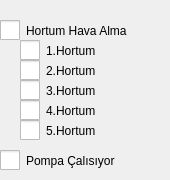
            <widget class="QWidget" name="page_9">
             <widget class="QCheckBox" name="cB_tte_21">
              <property name="geometry">
               <rect>
                <x>0</x>
                <y>150</y>
                <width>161</width>
                <height>21</height>
               </rect>
              </property>
              <property name="styleSheet">
               <string notr="true">
QCheckBox::indicator {
    width:20px;
    height: 20px;
}

  QCheckBox::indicator:checked
  {
image: url(:/images/img/qt3.PNG);
  }
  QCheckBox::indicator:unchecked
  {
image: url(:/images/img/qt4.PNG);
}
QCheckBox{
font: 12pt &quot;Gill Sans MT&quot;;
}
</string>
              </property>
              <property name="text">
               <string>Pompa Çalısıyor</string>
              </property>
              <property name="checked">
               <bool>false</bool>
              </property>
             </widget>
             <widget class="QCheckBox" name="cB_tte_15">
              <property name="geometry">
               <rect>
                <x>0</x>
                <y>20</y>
                <width>161</width>
                <height>21</height>
               </rect>
              </property>
              <property name="styleSheet">
               <string notr="true">
QCheckBox::indicator {
    width:20px;
    height: 20px;
}

  QCheckBox::indicator:checked
  {
image: url(:/images/img/qt3.PNG);
  }
  QCheckBox::indicator:unchecked
  {
image: url(:/images/img/qt4.PNG);
}
QCheckBox{
font: 12pt &quot;Gill Sans MT&quot;;
}
</string>
              </property>
              <property name="text">
               <string>Hortum Hava Alma</string>
              </property>
              <property name="checked">
               <bool>false</bool>
              </property>
             </widget>
             <widget class="QCheckBox" name="cB_tte_19">
              <property name="geometry">
               <rect>
                <x>20</x>
                <y>100</y>
                <width>101</width>
                <height>21</height>
               </rect>
              </property>
              <property name="styleSheet">
               <string notr="true">
QCheckBox::indicator {
    width:20px;
    height: 20px;
}

  QCheckBox::indicator:checked
  {
image: url(:/images/img/qt3.PNG);
  }
  QCheckBox::indicator:unchecked
  {
image: url(:/images/img/qt4.PNG);
}
QCheckBox{
font: 12pt &quot;Gill Sans MT&quot;;
}
</string>
              </property>
              <property name="text">
               <string>4.Hortum</string>
              </property>
              <property name="checked">
               <bool>false</bool>
              </property>
             </widget>
             <widget class="QCheckBox" name="cB_tte_17">
              <property name="geometry">
               <rect>
                <x>20</x>
                <y>60</y>
                <width>101</width>
                <height>21</height>
               </rect>
              </property>
              <property name="styleSheet">
               <string notr="true">
QCheckBox::indicator {
    width:20px;
    height: 20px;
}

  QCheckBox::indicator:checked
  {
image: url(:/images/img/qt3.PNG);
  }
  QCheckBox::indicator:unchecked
  {
image: url(:/images/img/qt4.PNG);
}
QCheckBox{
font: 12pt &quot;Gill Sans MT&quot;;
}
</string>
              </property>
              <property name="text">
               <string>2.Hortum</string>
              </property>
              <property name="checked">
               <bool>false</bool>
              </property>
             </widget>
             <widget class="QCheckBox" name="cB_tte_16">
              <property name="geometry">
               <rect>
                <x>20</x>
                <y>40</y>
                <width>101</width>
                <height>21</height>
               </rect>
              </property>
              <property name="styleSheet">
               <string notr="true">
QCheckBox::indicator {
    width:20px;
    height: 20px;
}

  QCheckBox::indicator:checked
  {
image: url(:/images/img/qt3.PNG);
  }
  QCheckBox::indicator:unchecked
  {
image: url(:/images/img/qt4.PNG);
}
QCheckBox{
font: 12pt &quot;Gill Sans MT&quot;;
}
</string>
              </property>
              <property name="text">
               <string>1.Hortum</string>
              </property>
              <property name="checked">
               <bool>false</bool>
              </property>
             </widget>
             <widget class="QCheckBox" name="cB_tte_18">
              <property name="geometry">
               <rect>
                <x>20</x>
                <y>80</y>
                <width>101</width>
                <height>21</height>
               </rect>
              </property>
              <property name="styleSheet">
               <string notr="true">
QCheckBox::indicator {
    width:20px;
    height: 20px;
}

  QCheckBox::indicator:checked
  {
image: url(:/images/img/qt3.PNG);
  }
  QCheckBox::indicator:unchecked
  {
image: url(:/images/img/qt4.PNG);
}
QCheckBox{
font: 12pt &quot;Gill Sans MT&quot;;
}
</string>
              </property>
              <property name="text">
               <string>3.Hortum</string>
              </property>
              <property name="checked">
               <bool>false</bool>
              </property>
             </widget>
             <widget class="QCheckBox" name="cB_tte_20">
              <property name="geometry">
               <rect>
                <x>20</x>
                <y>120</y>
                <width>101</width>
                <height>21</height>
               </rect>
              </property>
              <property name="styleSheet">
               <string notr="true">
QCheckBox::indicator {
    width:20px;
    height: 20px;
}

  QCheckBox::indicator:checked
  {
image: url(:/images/img/qt3.PNG);
  }
  QCheckBox::indicator:unchecked
  {
image: url(:/images/img/qt4.PNG);
}
QCheckBox{
font: 12pt &quot;Gill Sans MT&quot;;
}
</string>
              </property>
              <property name="text">
               <string>5.Hortum</string>
              </property>
              <property name="checked">
               <bool>false</bool>
              </property>
             </widget>
            </widget>
